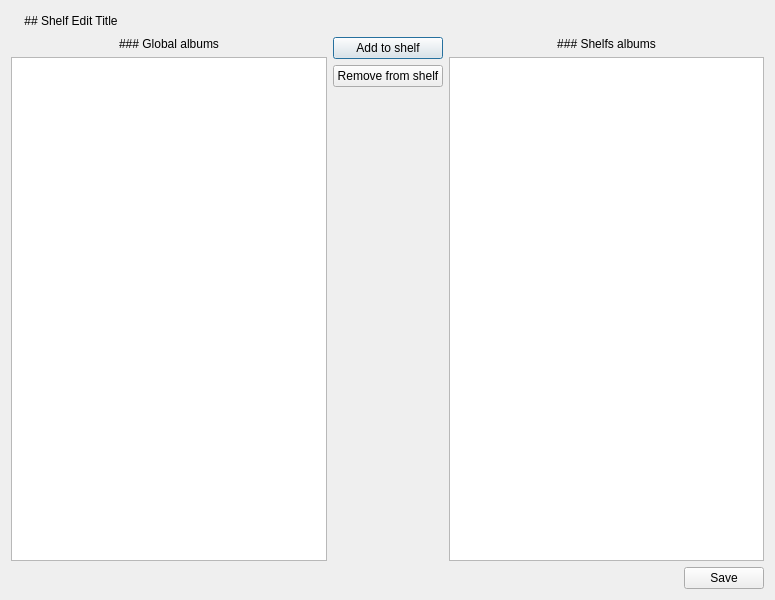
<?xml version="1.0" encoding="UTF-8"?>
<ui version="4.0">
 <class>ConnectAlbumDialog</class>
 <widget class="QDialog" name="ConnectAlbumDialog">
  <property name="geometry">
   <rect>
    <x>0</x>
    <y>0</y>
    <width>775</width>
    <height>600</height>
   </rect>
  </property>
  <property name="minimumSize">
   <size>
    <width>600</width>
    <height>450</height>
   </size>
  </property>
  <property name="maximumSize">
   <size>
    <width>900</width>
    <height>600</height>
   </size>
  </property>
  <property name="windowTitle">
   <string>Dialog</string>
  </property>
  <property name="modal">
   <bool>true</bool>
  </property>
  <layout class="QVBoxLayout" name="vLayout_3">
   <item>
    <layout class="QHBoxLayout" name="hLayout_2">
     <item>
      <widget class="QLabel" name="img_lbl_1">
       <property name="text">
        <string/>
       </property>
       <property name="alignment">
        <set>Qt::AlignCenter</set>
       </property>
      </widget>
     </item>
     <item>
      <widget class="QLabel" name="title_lbl">
       <property name="text">
        <string>## Shelf Edit Title</string>
       </property>
       <property name="textFormat">
        <enum>Qt::MarkdownText</enum>
       </property>
       <property name="alignment">
        <set>Qt::AlignCenter</set>
       </property>
      </widget>
     </item>
     <item>
      <spacer name="hSpacer_2">
       <property name="orientation">
        <enum>Qt::Horizontal</enum>
       </property>
       <property name="sizeHint" stdset="0">
        <size>
         <width>40</width>
         <height>20</height>
        </size>
       </property>
      </spacer>
     </item>
    </layout>
   </item>
   <item>
    <layout class="QHBoxLayout" name="hLayout_3">
     <item>
      <layout class="QVBoxLayout" name="vLayout_4">
       <item>
        <widget class="QLabel" name="info_lbl_1">
         <property name="text">
          <string>### Global albums</string>
         </property>
         <property name="textFormat">
          <enum>Qt::MarkdownText</enum>
         </property>
         <property name="alignment">
          <set>Qt::AlignCenter</set>
         </property>
        </widget>
       </item>
       <item>
        <widget class="QListWidget" name="global_albums_list"/>
       </item>
      </layout>
     </item>
     <item>
      <layout class="QVBoxLayout" name="vLayout_2">
       <item>
        <widget class="QPushButton" name="add_album_to_shelf_btn">
         <property name="text">
          <string>Add to shelf</string>
         </property>
        </widget>
       </item>
       <item>
        <widget class="QPushButton" name="remove_album_from_shelf_btn">
         <property name="text">
          <string>Remove from shelf</string>
         </property>
        </widget>
       </item>
       <item>
        <spacer name="vSpacer_1">
         <property name="orientation">
          <enum>Qt::Vertical</enum>
         </property>
         <property name="sizeHint" stdset="0">
          <size>
           <width>20</width>
           <height>40</height>
          </size>
         </property>
        </spacer>
       </item>
      </layout>
     </item>
     <item>
      <layout class="QVBoxLayout" name="vLayout_1">
       <item>
        <widget class="QLabel" name="info_lbl_2">
         <property name="text">
          <string>### Shelfs albums</string>
         </property>
         <property name="textFormat">
          <enum>Qt::MarkdownText</enum>
         </property>
         <property name="alignment">
          <set>Qt::AlignCenter</set>
         </property>
        </widget>
       </item>
       <item>
        <widget class="QListWidget" name="shelf_albums_list"/>
       </item>
      </layout>
     </item>
    </layout>
   </item>
   <item>
    <layout class="QHBoxLayout" name="hLayout_1">
     <item>
      <spacer name="hSpacer_1">
       <property name="orientation">
        <enum>Qt::Horizontal</enum>
       </property>
       <property name="sizeHint" stdset="0">
        <size>
         <width>40</width>
         <height>20</height>
        </size>
       </property>
      </spacer>
     </item>
     <item>
      <widget class="QPushButton" name="save_btn">
       <property name="text">
        <string>Save</string>
       </property>
       <property name="shortcut">
        <string>Return</string>
       </property>
      </widget>
     </item>
    </layout>
   </item>
  </layout>
 </widget>
 <resources/>
 <connections/>
</ui>
